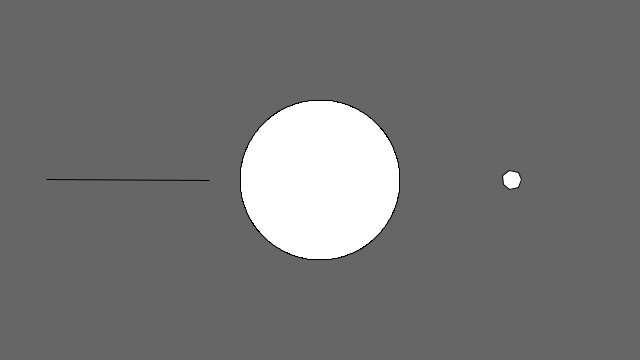
Frame 1 (no input)
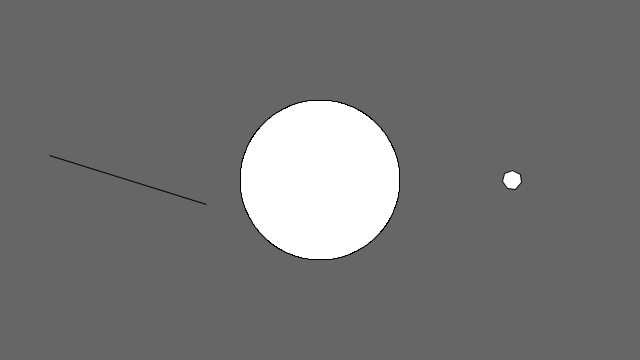
Frame 60 (the mouse pressed at the canvas centre just before this capture)
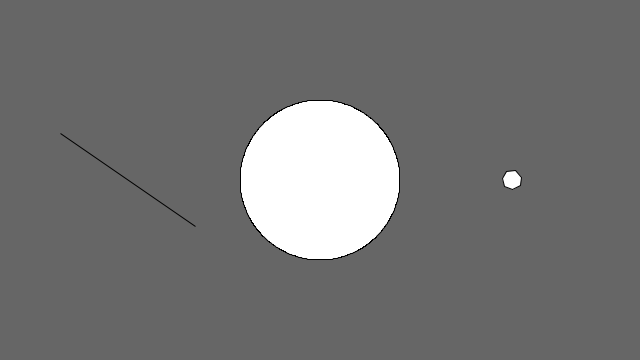
Frame 120 (the mouse held since frame 60 and released just before this capture)

The Processing sketch that drew these frames (run headless with seeded random() and noise(); from frame 60 on, the mouse is pressed at the canvas centre):

// Processing sketch: Polygons
// ── Polygons.pde
void setup() {
  size(640, 360);
}

void draw() {
  background(102);
  
  pushMatrix();
  translate(width*0.2, height*0.5);
  rotate(frameCount / 200.0);
  polygon(0, 0, 82, 2);  // Triangle
  popMatrix();
  
  pushMatrix();
  translate(width*0.5, height*0.5);
  rotate(frameCount / 50.0);
  polygon(0, 0, 80, 700);  // Icosahedron
  popMatrix();
  
  pushMatrix();
  translate(width*0.8, height*0.5);
  rotate(frameCount / -100.0);
  polygon(0, 0, 10, 7);  // Heptagon
  popMatrix();
}

void polygon(float x, float y, float radius, int npoints) {
  float angle = TWO_PI / npoints;
  beginShape();
  for (float a = 0; a < TWO_PI; a += angle) {
    float sx = x + cos(a) * radius;
    float sy = y + sin(a) * radius;
    vertex(sx, sy);
  }
  endShape(CLOSE);
}
